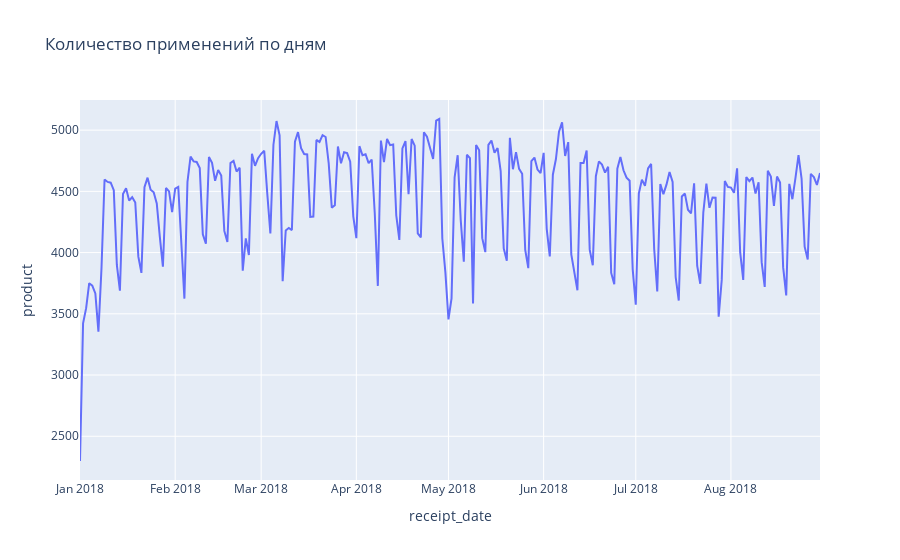

The notebook cell this image was saved under:
### Code cell
px.line(
    data.groupby("receipt_date")["product"].nunique(),
    title="Количество применений по дням",
    y="product",
)

### Figure 1 — Plotly figure (JSON) as saved in the notebook; plotly's stock layout.template omitted (floating-point values rounded to 4 significant figures; data arrays with more than 128 entries replaced by an {"elided": "..."} marker saying what was removed)
{"data": [{"hovertemplate": "receipt_date=%{x}<br>product=%{y}<extra></extra>", "legendgroup": "", "line": {"color": "#636efa", "dash": "solid"}, "marker": {"symbol": "circle"}, "mode": "lines", "name": "", "orientation": "v", "showlegend": false, "type": "scatter", "x": {"elided": "242 str values"}, "xaxis": "x", "y": {"elided": "242 int values"}, "yaxis": "y"}], "layout": {"autosize": true, "legend": {"tracegroupgap": 0}, "title": {"text": "Количество применений по дням"}, "xaxis": {"anchor": "y", "autorange": true, "domain": [0, 1], "range": ["2018-01-01", "2018-08-30"], "title": {"text": "receipt_date"}, "type": "date"}, "yaxis": {"anchor": "x", "autorange": true, "domain": [0, 1], "range": [2143.0, 5246.0], "title": {"text": "product"}, "type": "linear"}}}
